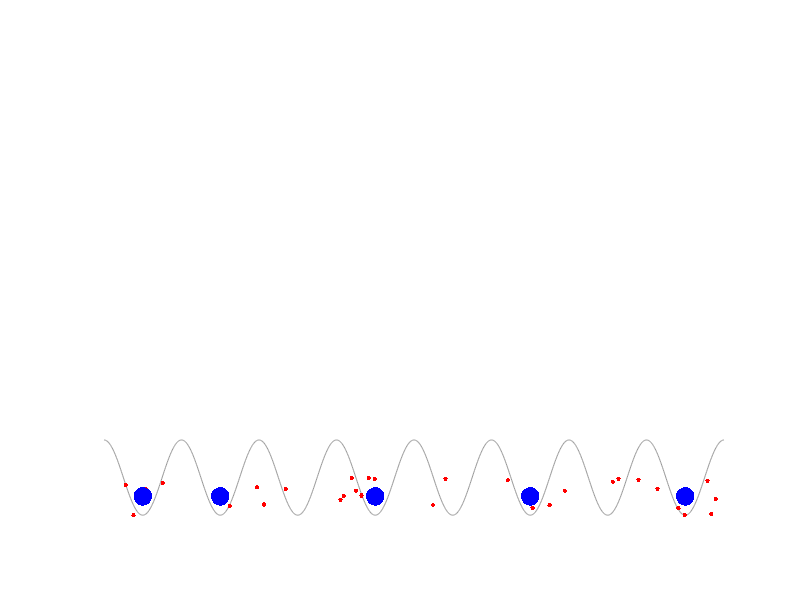

Source code (MATLAB):
clc; close all; clear all; 

N_b = 30; 

x_b = rand(1, N_b); 
y1_b = 0.4 + 0.1 * rand(1, N_b);


N_f = 4;

%occupied sites: 
x_f = 1/16 * [1, 3, 7, 11, 15];

N = 1000;
x = linspace(0, 1, N);
y = 0.1 * cos(pi * 16 * x) + 0.5;

y_f = 0.45;

figure(1)
hold on
plot(x, y, '-', 'color', [0, 0, 0] + 0.6)
plot(x_b, y1_b, 'r.', 'MarkerSize', 10)
plot(x_f, y_f, 'b.', 'MarkerSize', 40)


set(gca,'xtick',[])
set(gca,'xticklabel',[])
set(gca,'visible','off');

set(gca,'ytick',[])
set(gca,'yticklabel',[])
set(gca,'visible','off');
axis([0, 1, 0.35, 1.65])
hold off
